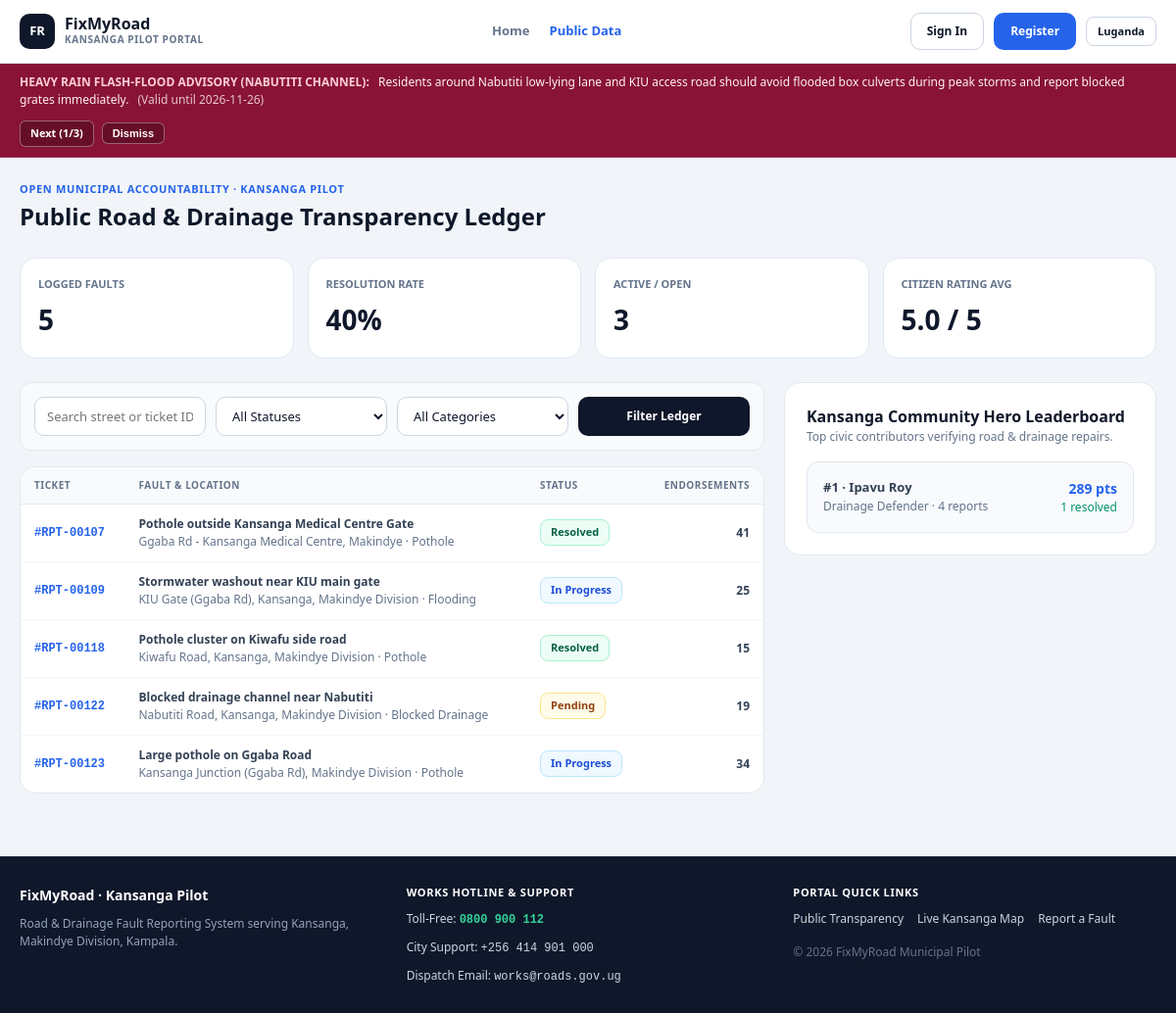
The app's page /public_data.php with its own data.
### tables this page shows
CREATE TABLE `official_notices` (
  `id` VARCHAR(32) NOT NULL PRIMARY KEY,
  `title` VARCHAR(140) NOT NULL,
  `message` TEXT NOT NULL,
  `category` ENUM('Emergency', 'Maintenance', 'General Announcement') NOT NULL DEFAULT 'General Announcement',
  `status` ENUM('active', 'archived') NOT NULL DEFAULT 'active',
  `expires_at` DATE DEFAULT NULL,
  `posted_by` VARCHAR(120) NOT NULL,
  `posted_by_id` VARCHAR(40) DEFAULT NULL,
  `archived_at` DATETIME DEFAULT NULL,
  `created_at` DATETIME NOT NULL DEFAULT CURRENT_TIMESTAMP,
  `updated_at` DATETIME NOT NULL DEFAULT CURRENT_TIMESTAMP ON UPDATE CURRENT_TIMESTAMP
);

CREATE TABLE `reports` (
  `id` VARCHAR(32) NOT NULL PRIMARY KEY,
  `title` VARCHAR(180) NOT NULL,
  `category` ENUM('Pothole', 'Blocked Drainage', 'Flooding', 'Damaged Road', 'Broken Streetlight', 'Other') NOT NULL DEFAULT 'Pothole',
  `description` TEXT NOT NULL,
  `location` VARCHAR(220) NOT NULL,
  `area` VARCHAR(120) NOT NULL DEFAULT 'Kansanga (Makindye)',
  `lat` DECIMAL(10, 6) NOT NULL DEFAULT 0.283500,
  `lng` DECIMAL(10, 6) NOT NULL DEFAULT 32.609500,
  `priority` ENUM('Urgent', 'High', 'Medium', 'Low') NOT NULL DEFAULT 'Medium',
  `status` ENUM('Pending', 'In Progress', 'Resolved', 'Rejected') NOT NULL DEFAULT 'Pending',
  `reported_by` VARCHAR(120) NOT NULL,
  `reported_by_email` VARCHAR(160) NOT NULL,
  `report_date` VARCHAR(32) NOT NULL,
  `sla_deadline` VARCHAR(32) NOT NULL,
  `escalated` TINYINT(1) NOT NULL DEFAULT 0,
  `escalation_reason` VARCHAR(255) DEFAULT NULL,
  `assigned_officer` VARCHAR(120) DEFAULT NULL,
  `upvotes` INT NOT NULL DEFAULT 1,
  `before_photo` VARCHAR(500) DEFAULT NULL,
  `after_photo` VARCHAR(500) DEFAULT NULL,
  `resolved_at` DATETIME DEFAULT NULL,
  `confirmation_state` ENUM('none', 'awaiting_confirmation', 'confirmed', 'reopened') NOT NULL DEFAULT 'none',
  `confirmation_expires_at` DATETIME DEFAULT NULL,
  `confirmed_by` VARCHAR(120) DEFAULT NULL,
  `reopen_reason` VARCHAR(500) DEFAULT NULL,
  `feedback_rating` TINYINT DEFAULT NULL,
  `feedback_comment` TEXT DEFAULT NULL,
  `feedback_author` VARCHAR(120) DEFAULT NULL,
  `created_at` DATETIME NOT NULL DEFAULT CURRENT_TIMESTAMP
);

### public_data.php (the view, shortened to what the rows shown need)
<?php
$user = current_user();
$pdo = db();
$statusFilter = trim((string)($_GET['status'] ?? 'All'));
$categoryFilter = trim((string)($_GET['category'] ?? 'All'));
$search = trim((string)($_GET['q'] ?? ''));
$allReports = $pdo->query('SELECT * FROM reports ORDER BY created_at DESC')->fetchAll();
$filtered = array_values(array_filter($allReports, function ($r) use ($statusFilter, $categoryFilter, $search) {
    if ($statusFilter !== 'All' && $r['status'] !== $statusFilter) return false;
    if ($categoryFilter !== 'All' && $r['category'] !== $categoryFilter) return false;
    if ($search !== '') {
        $hay = strtolower($r['id'] . ' ' . $r['title'] . ' ' . $r['location'] . ' ' . $r['category']);
        if (!str_contains($hay, strtolower($search))) return false;
    }
    return true;
}));
$rated = array_filter($allReports, fn($r) => !empty($r['feedback_rating']));
$avgRating = !empty($rated)
    ? number_format(array_sum(array_map(fn($r) => (int)$r['feedback_rating'], $rated)) / count($rated), 1)
    : '—';
require_once __DIR__ . '/includes/header.php';
?>
<div class="container stack-lg">
  <div class="page-header">
    <div>
      <h1 class="page-title">Public Road &amp; Drainage Transparency Ledger</h1>
    </div>
  </div>
  <div class="grid-4">
    <div class="kpi-card">
      <div class="kpi-label">Citizen Rating Avg</div>
      <div class="kpi-value text-primary tabular-nums"><?= e((string)$avgRating) ?> / 5</div>
    </div>
  </div>
  <div class="split-8-4" style="align-items: start;">
    <div class="stack-md">
      <div class="table-wrap">
        <table class="data-table">
          <thead>
            <tr>
              <th>Ticket</th>
              <th>Fault &amp; Location</th>
              <th>Status</th>
              <th style="text-align:right;">Endorsements</th>
            </tr>
          </thead>
          <tbody>
            <?php foreach ($filtered as $r):
              $badgeCls = $r['status'] === 'Resolved' ? 'badge-resolved' : ($r['status'] === 'In Progress' ? 'badge-progress' : 'badge-pending');
            ?>
              <tr>
                <td class="text-mono font-bold text-primary">
                  <?php if ($user): ?>
                    <a href="track_report.php?id=<?= urlencode($r['id']) ?>"><?= e($r['id']) ?></a>
                  <?php else: ?>
                    <?= e($r['id']) ?>
                  <?php endif; ?>
                </td>
                <td>
                  <div class="font-bold"><?= e($r['title']) ?></div>
                  <div class="text-xs text-muted"><?= e($r['location']) ?> · <?= e($r['category']) ?></div>
                </td>
                <td><span class="badge <?= $badgeCls ?>"><?= e($r['status']) ?></span></td>
                <td style="text-align:right;" class="font-bold tabular-nums"><?= (int)$r['upvotes'] ?></td>
              </tr>
            <?php endforeach; ?>
          </tbody>
        </table>
      </div>
    </div>
    <div class="card stack-md">
      <div>
        <h2 class="section-title">Kansanga Community Hero Leaderboard</h2>
      </div>
    </div>
  </div>
</div>
<?php require_once __DIR__ . '/includes/footer.php'; ?>

### includes/header.php (shortened to what the rows shown need)
<?php
$liveNotices = get_live_official_notices();
$bannerNotices = array_values(array_filter(
    $liveNotices,
    fn($n) => !in_array($n['id'], $_SESSION['dismissed_notices'], true)
));
$bannerIdx = isset($_GET['notice_idx']) ? max(0, (int)$_GET['notice_idx']) : 0;
$activeBanner = !empty($bannerNotices) ? $bannerNotices[$bannerIdx % count($bannerNotices)] : null;
?>
<!DOCTYPE html>
<html lang="en">
<head>
   <link rel="stylesheet" href="css/style.css">
  <link rel="stylesheet" href="https://unpkg.com/leaflet@1.9.4/dist/leaflet.css">
</head>
<body>
<?php if ($activeBanner):
  $bannerClass = match ($activeBanner['category']) {
      'Emergency' => 'notice-banner--emergency',
      'Maintenance' => 'notice-banner--maintenance',
      default => 'notice-banner--general',
  };
?>
<div role="region" aria-label="Official Notice" class="notice-banner <?= $bannerClass ?>">
  <div class="notice-banner-inner">
    <p>
      <span class="notice-title"><?= e($activeBanner['title']) ?>:</span>
      <span><?= e($activeBanner['message']) ?></span>
      <?php if (!empty($activeBanner['expires_at'])): ?>
        <span class="tabular-nums" style="opacity:0.8; margin-left:6px;">(Valid until <?= e($activeBanner['expires_at']) ?>)</span>
      <?php endif; ?>
    </p>
    <div class="notice-actions">
      <?php if (count($bannerNotices) > 1):
        $nextIdx = ($bannerIdx + 1) % count($bannerNotices);
        $nextQuery = $_GET;
        $nextQuery['notice_idx'] = $nextIdx;
      ?>
        <a href="?<?= e(http_build_query($nextQuery)) ?>" class="notice-btn tabular-nums">
          Next (<?= ($bannerIdx % count($bannerNotices)) + 1 ?>/<?= count($bannerNotices) ?>)
        </a>
      <?php endif; ?>
      <form method="POST" style="display:inline;">
        <button type="submit" class="notice-btn">Dismiss</button>
      </form>
    </div>
  </div>
</div>
<?php endif; ?>
<main class="main-content">

### records on screen
official_notices: title "HEAVY RAIN FLASH-FLOOD ADVISORY (NABUTITI CHANNEL)", message "Residents around Nabutiti low-lying lane and KIU access road should avoid flooded box culverts during peak storms and report blocked grates immediately.", expires_at "2026-11-26"
reports: feedback_rating "5.0", id "#RPT-00107", title "Pothole outside Kansanga Medical Centre Gate", location "Ggaba Rd - Kansanga Medical Centre, Makindye", category "Pothole", status "Resolved", upvotes "41"
reports: id "#RPT-00109", title "Stormwater washout near KIU main gate", location "KIU Gate (Ggaba Rd), Kansanga, Makindye Division", category "Flooding", status "In Progress", upvotes "25"
reports: id "#RPT-00118", title "Pothole cluster on Kiwafu side road", location "Kiwafu Road, Kansanga, Makindye Division", category "Pothole", status "Resolved", upvotes "15"
reports: id "#RPT-00122", title "Blocked drainage channel near Nabutiti", location "Nabutiti Road, Kansanga, Makindye Division", category "Blocked Drainage", status "Pending", upvotes "19"
reports: id "#RPT-00123", title "Large pothole on Ggaba Road", location "Kansanga Junction (Ggaba Rd), Makindye Division", category "Pothole", status "In Progress", upvotes "34"

### other values on screen
t('home') "Home"
t('public') "Public Data"
t('signin') "Sign In"
t('register') "Register"
count($bannerNotices) "3"
$totalCount "5"
$resolutionRate "40"
$openCount "3"
$entry['name'] "Ipavu Roy"
$entry['tier'] "Drainage Defender"
$entry['reported'] "4"
$entry['points'] "289"
$entry['resolved'] "1"
$portalSettings['support_toll_free'] "0800 900 112"
$portalSettings['support_city_line'] "+256 414 901 000"
